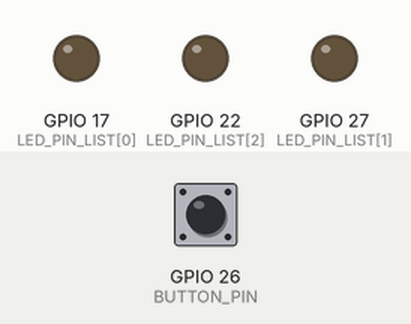
Recording of a program running on a simulated Raspberry Pi (BCM pin numbers). Shown: output pins drawn as LEDs (lit = HIGH). The test bench sets the inputs (shaded band); at power-on: GPIO 26 (BUTTON_PIN) LOW.

Above: at 1.2 s.
1.3 s: GPIO 26 (BUTTON_PIN) pulled HIGH for 0.15 s
At 2.5 s:
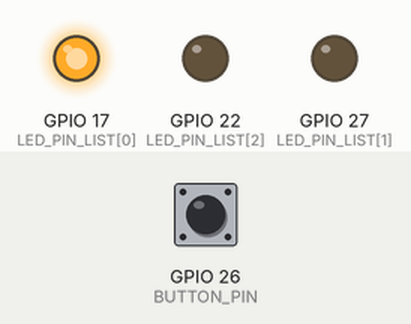
2.9 s: GPIO 26 (BUTTON_PIN) pulled HIGH for 1 s
At 3.9 s:
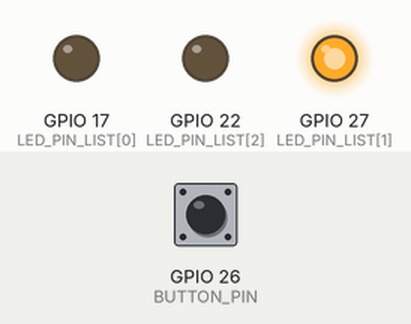
5.4 s: GPIO 26 (BUTTON_PIN) pulled HIGH for 0.15 s
At 5.9 s:
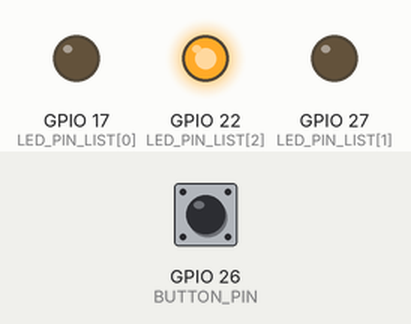
7.0 s: GPIO 26 (BUTTON_PIN) pulled HIGH for 3.2 s
At 8.4 s:
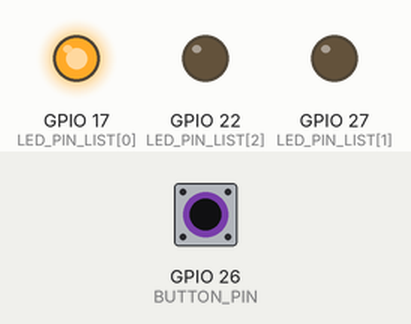
Timing chart, 0 to 10.0 s (numbered marks = the images above; inputs shaded):
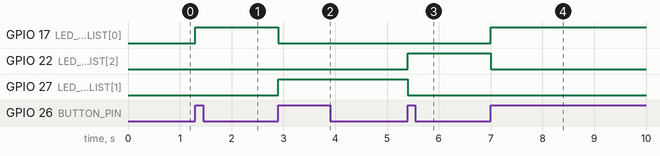

The program:

one_list_of_LEDs_and_one_push_button.py
```python
import RPi.GPIO as GPIO
import time

# use a list can replace the following code
# LED_1_PIN = 17
# LED_2_PIN = 27
# LED_3_PIN = 22
LED_PIN_LIST = [17, 27, 22]
# a simple modification here can be instead of a full change of code
# LED_PIN_LIST = [17, 27]

BUTTON_PIN = 26


def power_on_selected_led_only(selected_led_pin):
    # data validation for avoiding the data out of the target list
    if selected_led_pin not in LED_PIN_LIST:
        # return here from the current function
        return
    # use for loop can replace the following code
    # if led_index == 0:
    #     GPIO.output(LED_1_PIN, GPIO.HIGH)
    #     GPIO.output(LED_2_PIN, GPIO.LOW)
    #     GPIO.output(LED_3_PIN, GPIO.LOW)
    #     led_index = 1
    # elif led_index == 1:
    #     GPIO.output(LED_1_PIN, GPIO.LOW)
    #     GPIO.output(LED_2_PIN, GPIO.HIGH)
    #     GPIO.output(LED_3_PIN, GPIO.LOW)
    #     led_index = 2
    # else:
    #     GPIO.output(LED_1_PIN, GPIO.LOW)
    #     GPIO.output(LED_2_PIN, GPIO.LOW)
    #     GPIO.output(LED_3_PIN, GPIO.HIGH)
    #     led_index = 0
    for pin in LED_PIN_LIST:
        if pin == selected_led_pin:
            GPIO.output(pin, GPIO.HIGH)
        else:
            GPIO.output(pin, GPIO.LOW)


GPIO.setmode(GPIO.BCM)
# use for loop can replace the following code
# GPIO.setup(LED_1_PIN, GPIO.OUT)
# GPIO.setup(LED_2_PIN, GPIO.OUT)
# GPIO.setup(LED_3_PIN, GPIO.OUT)
for pin in LED_PIN_LIST:
    GPIO.setup(pin, GPIO.OUT)
GPIO.setup(BUTTON_PIN, GPIO.IN)

# use for loop can replace the following code
# GPIO.output(LED_1_PIN, GPIO.LOW)
# GPIO.output(LED_2_PIN, GPIO.LOW)
# GPIO.output(LED_3_PIN, GPIO.LOW)
for pin in LED_PIN_LIST:
    GPIO.output(pin, GPIO.LOW)

previous_button_state = GPIO.input(BUTTON_PIN)
led_index = 0

while True:
    time.sleep(0.01)
    button_state = GPIO.input(BUTTON_PIN)
    if button_state != previous_button_state:
        previous_button_state = button_state
        if button_state == GPIO.HIGH:
            power_on_selected_led_only(LED_PIN_LIST[led_index])
            # pass to the next LED index
            led_index += 1
            # add a verification for avoiding the index exceeds the largest index of this list
            # if led_index > len(LED_PIN_LIST) - 1:
            if led_index >= len(LED_PIN_LIST):
                led_index = 0

GPIO.cleanup()
```

Measured:
- after the input at 1.3 s, GPIO 17 (LED_PIN_LIST[0]): LOW → HIGH at once
- after the input at 2.9 s, GPIO 17 (LED_PIN_LIST[0]): HIGH → LOW at once; GPIO 27 (LED_PIN_LIST[1]): LOW → HIGH at once
- after the input at 5.4 s, GPIO 22 (LED_PIN_LIST[2]): LOW → HIGH at once; GPIO 27 (LED_PIN_LIST[1]): HIGH → LOW at once
- after the input at 7.0 s, GPIO 17 (LED_PIN_LIST[0]): LOW → HIGH at once; GPIO 22 (LED_PIN_LIST[2]): HIGH → LOW at once
